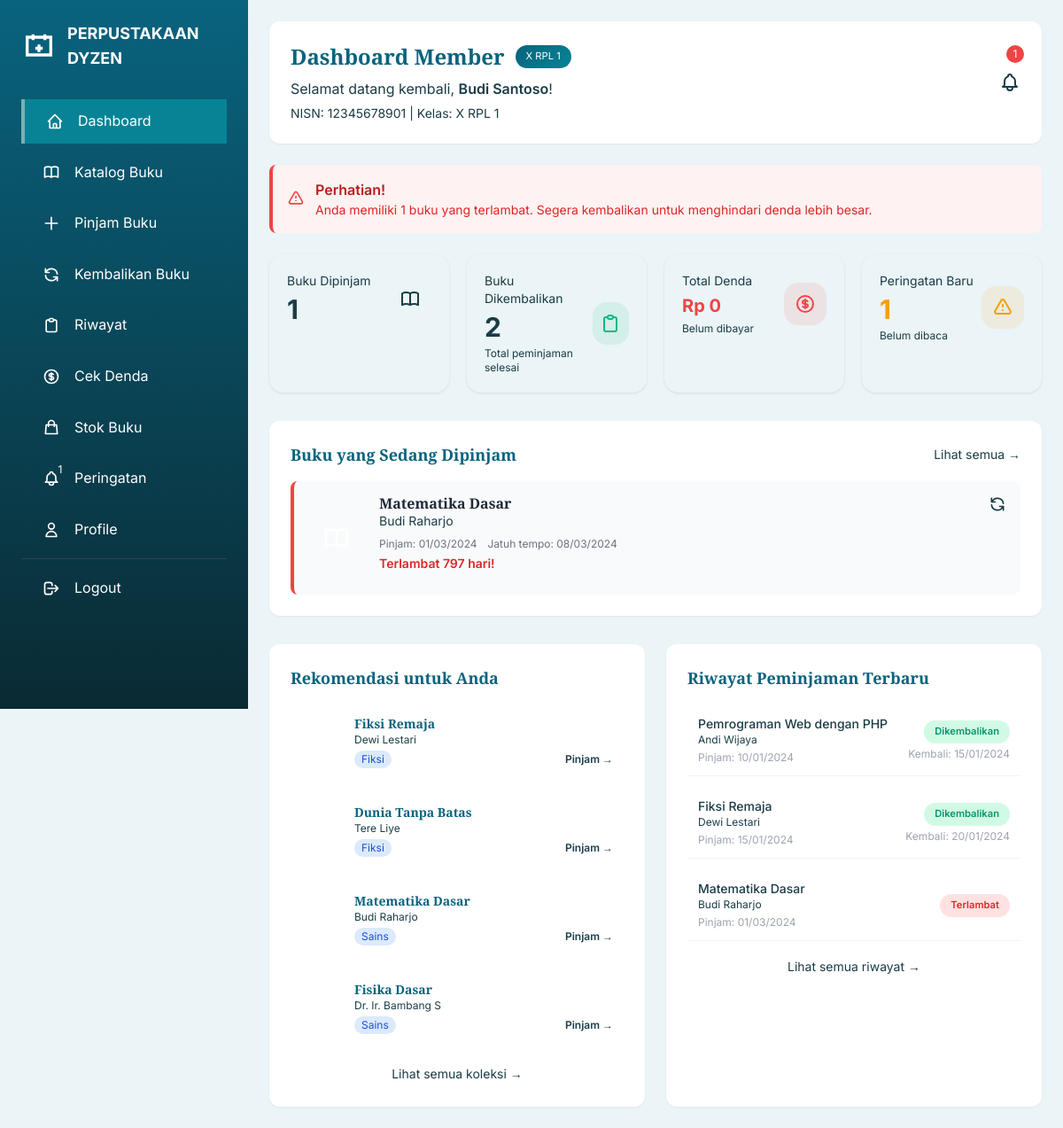
/page/user/index_user.php (signed in), run on the app's committed database.
### tables this page shows
CREATE TABLE IF NOT EXISTS `users` (
    `id` INT(11) NOT NULL AUTO_INCREMENT,
    `nama` VARCHAR(100) NOT NULL,
    `email` VARCHAR(100) NOT NULL,
    `password` VARCHAR(255) NOT NULL,
    `role` ENUM('admin', 'user') NOT NULL DEFAULT 'user',
    `nisn` VARCHAR(20) DEFAULT NULL,
    `kelas` VARCHAR(20) DEFAULT NULL,
    `foto` VARCHAR(255) DEFAULT NULL,
    `status` ENUM('aktif', 'banned') NOT NULL DEFAULT 'aktif',
    `token_reset` VARCHAR(255) DEFAULT NULL,
    `last_login` DATETIME DEFAULT NULL,
    `created_at` TIMESTAMP NOT NULL DEFAULT CURRENT_TIMESTAMP,
    `updated_at` TIMESTAMP NOT NULL DEFAULT CURRENT_TIMESTAMP ON UPDATE CURRENT_TIMESTAMP,
    PRIMARY KEY (`id`),
    UNIQUE KEY `email` (`email`),
    UNIQUE KEY `nisn` (`nisn`),
    KEY `idx_status` (`status`),
    KEY `idx_role_status` (`role`, `status`)
);

CREATE TABLE IF NOT EXISTS `peminjaman` (
    `id` INT(11) NOT NULL AUTO_INCREMENT,
    `user_id` INT(11) NOT NULL,
    `buku_id` INT(11) NOT NULL,
    `tgl_pinjam` DATE NOT NULL,
    `tgl_kembali` DATE NOT NULL,
    `tgl_dikembalikan` DATE DEFAULT NULL,
    `status` ENUM('dipinjam', 'dikembalikan') NOT NULL DEFAULT 'dipinjam',
    `created_at` TIMESTAMP NOT NULL DEFAULT CURRENT_TIMESTAMP,
    `updated_at` TIMESTAMP NOT NULL DEFAULT CURRENT_TIMESTAMP ON UPDATE CURRENT_TIMESTAMP,
    PRIMARY KEY (`id`),
    KEY `idx_user_id` (`user_id`),
    KEY `idx_buku_id` (`buku_id`),
    KEY `idx_status` (`status`),
    CONSTRAINT `fk_peminjaman_user` FOREIGN KEY (`user_id`) REFERENCES `users`(`id`) ON DELETE CASCADE,
    CONSTRAINT `fk_peminjaman_buku` FOREIGN KEY (`buku_id`) REFERENCES `buku`(`id`) ON DELETE CASCADE
);

CREATE TABLE IF NOT EXISTS `buku` (
    `id` INT(11) NOT NULL AUTO_INCREMENT,
    `judul` VARCHAR(200) NOT NULL,
    `pengarang` VARCHAR(100) NOT NULL,
    `penerbit` VARCHAR(100) DEFAULT NULL,
    `tahun_terbit` YEAR DEFAULT NULL,
    `isbn` VARCHAR(20) DEFAULT NULL,
    `kategori` VARCHAR(50) DEFAULT NULL,
    `deskripsi` TEXT,
    `cover` VARCHAR(255) DEFAULT NULL,
    `stok` INT(11) NOT NULL DEFAULT 0,
    `stok_tersedia` INT(11) NOT NULL DEFAULT 0,
    `status` ENUM('aktif', 'nonaktif') NOT NULL DEFAULT 'aktif',
    `created_at` TIMESTAMP NOT NULL DEFAULT CURRENT_TIMESTAMP,
    `updated_at` TIMESTAMP NOT NULL DEFAULT CURRENT_TIMESTAMP ON UPDATE CURRENT_TIMESTAMP,
    PRIMARY KEY (`id`),
    UNIQUE KEY `isbn` (`isbn`),
    KEY `idx_kategori` (`kategori`),
    KEY `idx_status` (`status`)
);

### page/user/index_user.php (the view, shortened to what the rows shown need)
<?php
require_once '../../config/data_base.php';
$user_id = $_SESSION['user_id'];
$stmt = $pdo->prepare("SELECT nama, foto, kelas, nisn, email FROM users WHERE id = ?");
$stmt->execute([$user_id]);
$userData = $stmt->fetch();
$currentLoans = $pdo->prepare("
    SELECT p.*, b.judul, b.cover, b.pengarang, b.kategori,
           DATEDIFF(p.tgl_kembali, CURDATE()) as days_left
    FROM peminjaman p
    JOIN buku b ON p.buku_id = b.id
    WHERE p.user_id = ? AND p.status = 'dipinjam'
    ORDER BY p.tgl_kembali ASC
");
$currentLoans->execute([$user_id]);
$loans = $currentLoans->fetchAll();
$kategoriQuery = $pdo->prepare("
    SELECT DISTINCT b.kategori
    FROM peminjaman p
    JOIN buku b ON p.buku_id = b.id
    WHERE p.user_id = ? AND b.kategori IS NOT NULL AND b.kategori != ''
    LIMIT 3
");
$kategoriQuery->execute([$user_id]);
$userCategories = $kategoriQuery->fetchAll();
$recommendedBooks = [];
if (!empty($userCategories)) {
    $categories = [];
    foreach ($userCategories as $cat) {
        if (!empty($cat['kategori'])) {
            $categories[] = $cat['kategori'];
        }
    }
    if (!empty($categories)) {
        $placeholders = implode(',', array_fill(0, count($categories), '?'));
        $sql = "SELECT * FROM buku
                WHERE status = 'aktif' AND stok_tersedia > 0
                AND kategori IN ($placeholders)
                LIMIT 4";
        $stmt = $pdo->prepare($sql);
        $stmt->execute($categories);
        $recommendedBooks = $stmt->fetchAll();
    }
}
$history = $pdo->prepare("
    SELECT p.*, b.judul, b.pengarang,
           DATE_FORMAT(p.tgl_pinjam, '%d/%m/%Y') as tgl_pinjam_formatted,
           DATE_FORMAT(p.tgl_kembali, '%d/%m/%Y') as tgl_kembali_formatted,
           DATE_FORMAT(p.tgl_dikembalikan, '%d/%m/%Y') as tgl_dikembalikan_formatted,
           CASE
               WHEN p.status = 'dipinjam' AND p.tgl_kembali < CURDATE() THEN 'Terlambat'
               WHEN p.status = 'dipinjam' THEN 'Dipinjam'
               ELSE 'Dikembalikan'
           END as status_label
    FROM peminjaman p
    JOIN buku b ON p.buku_id = b.id
    WHERE p.user_id = ?
    ORDER BY p.created_at DESC
    LIMIT 5
");
$history->execute([$user_id]);
$recentHistory = $history->fetchAll();
?>
<!DOCTYPE html>
<html lang="id">
<head>
    <link href="https://cdn.jsdelivr.net/npm/tailwindcss@2/dist/tailwind.min.css" rel="stylesheet">
    <link rel="stylesheet" href="../../assets/css/style.css">
</head>
<body>
    <div class="main-content">
        <header class="bg-white rounded-xl shadow-sm p-6 mb-6">
            <div class="flex justify-between items-center flex-wrap gap-4">
                <div>
                    <div class="flex items-center gap-3 mb-2">
                        <h1 class="text-2xl font-playfair font-bold text-primary">Dashboard Member</h1>
                        <span class="greeting-badge">
                            <?= htmlspecialchars($userData['kelas'] ?? 'Member') ?>
                        </span>
                    </div>
                    <p class="text-text-light">
                        Selamat datang kembali, <span class="font-semibold text-primary"><?= htmlspecialchars($_SESSION['user_name']) ?></span>!
                    </p>
                    <p class="text-text-light text-sm mt-1">
                        NISN: <?= htmlspecialchars($userData['nisn'] ?? '-') ?> | Kelas: <?= htmlspecialchars($userData['kelas'] ?? '-') ?>
                    </p>
                </div>
            </div>
        </header>
        <div class="bg-white rounded-xl shadow-sm p-6 mb-8">
            <?php if (empty($loans)): ?>
                <div class="text-center py-12">
                    <svg class="w-16 h-16 mx-auto text-gray-300 mb-3" fill="none" stroke="currentColor" viewBox="0 0 24 24">
                        <path stroke-linecap="round" stroke-linejoin="round" stroke-width="2" d="M12 6.253v13m0-13C10.832 5.477 9.246 5 7.5 5S4.168 5.477 3 6.253v13C4.168 18.477 5.754 18 7.5 18s3.332.477 4.5 1.253m0-13C13.168 5.477 14.754 5 16.5 5c1.747 0 3.332.477 4.5 1.253v13C19.832 18.477 18.247 18 16.5 18c-1.746 0-3.332.477-4.5 1.253"/>
                    </svg>
                    <p class="text-text-light">Tidak ada buku yang sedang dipinjam.</p>
                    <a href="list_buku.php" class="inline-block mt-3 text-primary hover:text-secondary">Pinjam buku sekarang →</a>
                </div>
            <?php else: ?>
                <div class="space-y-3">
                    <?php foreach ($loans as $loan): ?>
                        <?php
                        $isOverdue = $loan['days_left'] < 0;
                        $isWarning = $loan['days_left'] >= 0 && $loan['days_left'] <= 3;
                        $borderClass = $isOverdue ? 'border-l-4 border-red-500' : ($isWarning ? 'border-l-4 border-yellow-500' : 'border-l-4 border-green-500');
                        ?>
                        <div class="loan-card <?= $borderClass ?> bg-gray-50 rounded-lg p-4 hover:shadow-md transition">
                            <div class="flex gap-4">
                                <div class="flex-shrink-0">
                                    <?php if (!empty($loan['cover']) && file_exists('../../uploads/covers/' . $loan['cover'])): ?>
                                        <img src="../../uploads/covers/<?= htmlspecialchars($loan['cover']) ?>" class="w-16 h-24 object-cover rounded-md">
                                    <?php else: ?>
                                        <div class="w-16 h-24 bg-gradient-to-br from-primary to-secondary rounded-md flex items-center justify-center">
                                        </div>
                                    <?php endif; ?>
                                </div>
                                <div class="flex-1">
                                    <h4 class="font-bold text-gray-800"><?= htmlspecialchars($loan['judul']) ?></h4>
                                    <p class="text-text-light text-sm"><?= htmlspecialchars($loan['pengarang']) ?></p>
                                    <div class="flex flex-wrap gap-3 mt-2 text-xs">
                                        <span class="text-gray-500">Pinjam: <?= date('d/m/Y', strtotime($loan['tgl_pinjam'])) ?></span>
                                        <span class="text-gray-500">Jatuh tempo: <?= date('d/m/Y', strtotime($loan['tgl_kembali'])) ?></span>
                                    </div>
                                    <?php if ($isOverdue): ?>
                                        <p class="text-red-600 font-semibold text-sm mt-1">Terlambat <?= abs($loan['days_left']) ?> hari!</p>
                                    <?php elseif ($isWarning): ?>
                                        <p class="text-yellow-600 font-semibold text-sm mt-1">Sisa <?= $loan['days_left'] ?> hari lagi</p>
                                    <?php else: ?>
                                        <p class="text-green-600 font-semibold text-sm mt-1">Sisa <?= $loan['days_left'] ?> hari</p>
                                    <?php endif; ?>
                                </div>
                                <div class="flex-shrink-0">
                                    <a href="kembalikan_buku.php" class="text-primary hover:text-secondary">
                                        <svg class="w-5 h-5" fill="none" stroke="currentColor" viewBox="0 0 24 24">
                                            <path stroke-linecap="round" stroke-linejoin="round" stroke-width="2" d="M4 4v5h.582m15.356 2A8.001 8.001 0 004.582 9m0 0H9m11 11v-5h-.581m0 0a8.003 8.003 0 01-15.357-2m15.357 2H15"/>
                                        </svg>
                                    </a>
                                </div>
                            </div>
                        </div>
                    <?php endforeach; ?>
                </div>
            <?php endif; ?>
        </div>
        <div class="grid lg:grid-cols-2 gap-6">
            <div class="bg-white rounded-xl shadow-sm p-6">
                <?php if (empty($recommendedBooks)): ?>
                    <p class="text-text-light text-center py-6">Belum ada rekomendasi. Pinjam buku dulu ya!</p>
                <?php else: ?>
                    <div class="space-y-3">
                        <?php foreach ($recommendedBooks as $book): ?>
                            <div class="flex gap-3 p-3 rounded-lg hover:bg-gray-50 transition">
                                <div class="flex-shrink-0">
                                    <?php if (!empty($book['cover']) && file_exists('../../uploads/covers/' . $book['cover'])): ?>
                                        <img src="../../uploads/covers/<?= htmlspecialchars($book['cover']) ?>" class="w-12 h-16 object-cover rounded-md">
                                    <?php else: ?>
                                        <div class="w-12 h-16 bg-gradient-to-br from-primary to-secondary rounded-md flex items-center justify-center">
                                        </div>
                                    <?php endif; ?>
                                </div>
                                <div class="flex-1">
                                    <h4 class="font-semibold text-sm"><?= htmlspecialchars($book['judul']) ?></h4>
                                    <p class="text-text-light text-xs"><?= htmlspecialchars($book['pengarang']) ?></p>
                                    <div class="flex justify-between items-center mt-1">
                                        <span class="text-xs px-2 py-0.5 bg-blue-100 text-blue-700 rounded-full"><?= htmlspecialchars($book['kategori']) ?></span>
                                        <a href="pinjam_buku.php?id=<?= $book['id'] ?>" class="text-primary hover:text-secondary text-xs font-semibold">Pinjam →</a>
                                    </div>
                                </div>
                            </div>
                        <?php endforeach; ?>
                    </div>
                <?php endif; ?>
            </div>
            <div class="bg-white rounded-xl shadow-sm p-6">
                <?php if (empty($recentHistory)): ?>
                    <p class="text-text-light text-center py-6">Belum ada riwayat peminjaman.</p>
                <?php else: ?>
                    <div class="space-y-3">
                        <?php foreach ($recentHistory as $historyItem): ?>
                            <div class="flex justify-between items-center p-3 border-b border-gray-100">
                                <div>
                                    <p class="font-medium text-sm"><?= htmlspecialchars($historyItem['judul']) ?></p>
                                    <p class="text-text-light text-xs"><?= htmlspecialchars($historyItem['pengarang']) ?></p>
                                    <p class="text-gray-400 text-xs mt-1">Pinjam: <?= $historyItem['tgl_pinjam_formatted'] ?></p>
                                </div>
                                <div class="text-right">
                                    <?php
                                    $statusClass = '';
                                    if ($historyItem['status_label'] == 'Terlambat') {
                                        $statusClass = 'status-terlambat';
                                    } elseif ($historyItem['status_label'] == 'Dipinjam') {
                                        $statusClass = 'status-dipinjam';
                                    } else {
                                        $statusClass = 'status-dikembalikan';
                                    }
                                    ?>
                                    <span class="status-badge <?= $statusClass ?>">
                                        <?= $historyItem['status_label'] ?>
                                    </span>
                                    <?php if ($historyItem['status'] == 'dikembalikan' && $historyItem['tgl_dikembalikan_formatted']): ?>
                                        <p class="text-gray-400 text-xs mt-1">Kembali: <?= $historyItem['tgl_dikembalikan_formatted'] ?></p>
                                    <?php endif; ?>
                                </div>
                            </div>
                        <?php endforeach; ?>
                    </div>
                <?php endif; ?>
            </div>
        </div>
    </div>
</body>
</html>

### data on the page
users: kelas "X RPL 1", nisn "12345678901"
peminjaman: buku.judul "Matematika Dasar", buku.pengarang "Budi Raharjo", tgl_pinjam "01/03/2024", tgl_kembali "08/03/2024", days_left "797", tgl_pinjam_formatted "01/03/2024", status_label "Terlambat"
buku: judul "Fiksi Remaja", pengarang "Dewi Lestari", kategori "Fiksi"
buku: judul "Dunia Tanpa Batas", pengarang "Tere Liye", kategori "Fiksi"
buku: judul "Matematika Dasar", pengarang "Budi Raharjo", kategori "Sains"
buku: judul "Fisika Dasar", pengarang "Dr. Ir. Bambang S", kategori "Sains"
peminjaman: buku.judul "Pemrograman Web dengan PHP", buku.pengarang "Andi Wijaya", tgl_pinjam_formatted "10/01/2024", status_label "Dikembalikan", tgl_dikembalikan_formatted "15/01/2024"
peminjaman: buku.judul "Fiksi Remaja", buku.pengarang "Dewi Lestari", tgl_pinjam_formatted "15/01/2024", status_label "Dikembalikan", tgl_dikembalikan_formatted "20/01/2024"

### other printed values
$unreadCount "1"
$_SESSION['user_name'] "Budi Santoso"
$overdueCount "1"
$activeCount "1"
$returnedCount "2"
$dendaTotal "0"
